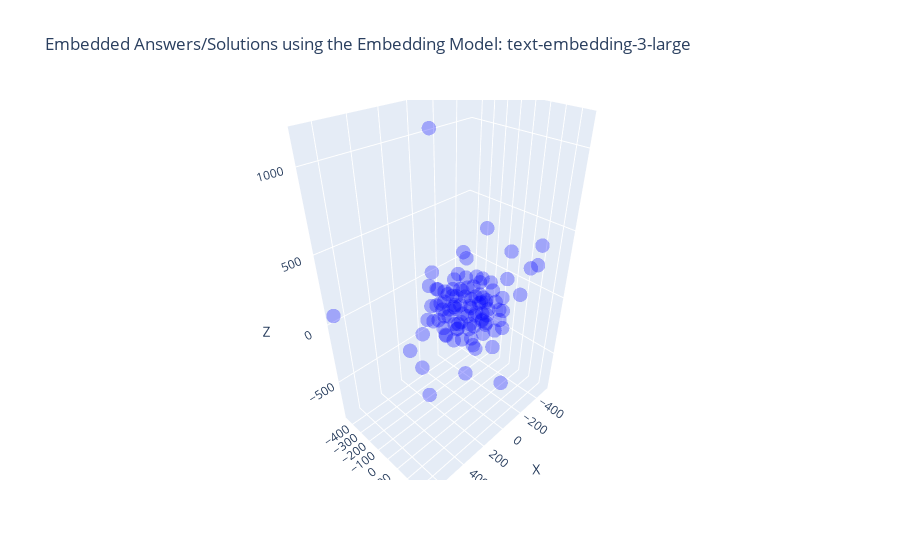

The notebook cell this image was saved under:
### Markdown cell above
### Visualization (3 Dimensions)

### Code cell
import plotly.graph_objects as go

x = [x for x, y, z in reduced_dims]
y = [y for x, y, z in reduced_dims]
z = [z for x, y, z in reduced_dims]

examples = df_visio_3_large["Answers"].tolist()

fig = go.Figure()

fig.add_trace(go.Scatter3d(
    x=x,
    y=y,
    z=z,
    mode='markers',
    text=examples,
    marker=dict(color='blue', opacity=0.3, size=5)
))

fig.update_layout(
    title="Embedded Answers/Solutions using the Embedding Model: text-embedding-3-large",
    scene=dict(
        xaxis_title="X",
        yaxis_title="Y",
        zaxis_title="Z"
    )
)

fig.show()

### Figure 1 — Plotly figure (JSON) as saved in the notebook; plotly's stock layout.template omitted (floating-point values rounded to 4 significant figures)
{"data": [{"marker": {"color": "blue", "opacity": 0.3, "size": 5}, "mode": "markers", "text": ["SAP S/4HANA ist eine Enterprise Resource Planning (ERP)-Suite, die auf der In-Memory-Datenbanktechnologie von SAP HANA basiert.", "Zu den Vorteilen von SAP S/4HANA gehören eine verbesserte Performance, Echtzeitanalysen, vereinfachte Prozesse und eine modernere Benutzeroberfläche.", "Die Hauptunterschiede umfassen die In-Memory-Datenbanktechnologie, die vereinfachten Datenmodelle, die neue Benutzeroberfläche und die Integration von Analysen und Prognosen.", "SAP S/4HANA umfasst Module für Finanzen, Beschaffung, Produktion, Vertrieb, Lagerhaltung und mehr.", "Ja, eine Migration ist erforderlich, da SAP S/4HANA eine neue Architektur und Datenbanktechnologie verwendet.", "Die Dauer kann je nach Unternehmensgröße, Komplexität der Systeme und gewählter Migrationsmethode variieren.", "In-Memory-Technologien ermöglichen eine schnellere Datenverarbeitung und Echtzeitanalysen.", "Beide Optionen sind möglich, und die Entscheidung hängt von den Unternehmensanforderungen ab.", "Die Lizenzierung basiert auf verschiedenen Faktoren wie Nutzeranzahl, Funktionsumfang und Implementierungsmethode.", "Bestehende Entwicklungen müssen möglicherweise angepasst werden, um mit den neuen Datenstrukturen von SAP S/4HANA kompatibel zu sein.", "Einige können weiterverwendet werden, aber viele Anpassungen müssen möglicherweise aktualisiert oder neu entwickelt werden.", "Ja, SAP S/4HANA bietet Funktionen wie SAP Fiori für intuitive Benutzeroberflächen und integrierte Analytics.", "SAP bietet verschiedene Dienstleistungen wie Beratung, Schulungen und Support für S/4HANA-Implementierungen an.", "Machine Learning und künstliche Intelligenz werden für Funktionen wie Predictive Analytics und automatisierte Prozesse in SAP S/4HANA verwendet.", "SAP S/4HANA kann nahtlos mit anderen SAP-Lösungen wie SAP SuccessFactors und SAP Ariba integriert werden.", "Ja, SAP bietet Schulungen und Zertifizierungen für SAP S/4HANA an.", "Ja, SAP S/4HANA kann über APIs und Middleware mit Drittanbieteranwendungen integriert werden.", "SAP bietet einen umfassenden Support für SAP S/4HANA mit regelmäßigen Updates und technischem Support.", "SAP S/4HANA erfordert eine neue Datenbankarchitektur und unterstützt moderne Technologien wie Cloud-Computing und IoT.", "Branchen wie Fertigung, Handel und Dienstleistungen profitieren besonders von den Funktionen und der Leistung von SAP S/4HANA.", "SAP Fieldglass ist eine cloudbasierte Plattform für das Management von externen Arbeitskräften und Dienstleistungsanbietern.", "SAP Fieldglass bietet Funktionen wie Beschaffung, Auftragsmanagement, Lieferantenverwaltung, Abrechnung und Compliance-Management.", "SAP Fieldglass ist für Unternehmen aller Größen und Branchen geeignet, die externe Arbeitskräfte oder Dienstleistungen nutzen.", "Die Nutzung von SAP Fieldglass ermöglicht eine bessere Kontrolle über externe Ressourcen, Kosteneinsparungen, verbesserte Compliance und beschleunigte Beschaffungsprozesse.", "SAP Fieldglass kann nahtlos mit anderen SAP-Produkten wie SAP SuccessFactors und SAP ERP integriert werden.", "SAP Fieldglass spielt eine wichtige Rolle bei der Verwaltung von Auftragnehmern, Freiberuflern und Dienstleistungsanbietern im Rahmen des Talentmanagements.", "Ja, SAP Fieldglass kann mit verschiedenen HR-Systemen und Enterprise-Resource-Planning-Systemen integriert werden.", "SAP Fieldglass erleichtert die Verwaltung von Arbeitsverträgen, Genehmigungsprozessen und Compliance-Anforderungen durch automatisierte Workflows und Dashboards.", "Ja, SAP Fieldglass bietet Funktionen für Compliance- und Risikomanagement wie Überprüfung von Lieferanten, Vertrags- und Rechnungsprüfung sowie Risikobewertung.", "SAP Fieldglass bietet umfassende Berichterstattungs- und Analysefunktionen für Leistungskennzahlen, Ausgabenanalyse und Risikomanagement.", "Ja, SAP Fieldglass ermöglicht die effiziente Verwaltung von globalen Arbeitskräften, Lieferanten und Verträgen.", "Die Implementierung von SAP Fieldglass erfolgt typischerweise durch einen strukturierten Prozess unter Einbeziehung von Beratern und technischem Support.", "Ja, SAP bietet Schulungs- und Zertifizierungsmöglichkeiten für SAP Fieldglass an, um die Benutzerkompetenz zu verbessern.", "Ja, SAP Fieldglass unterstützt benutzerdefinierte Anpassungen und Konfigurationen gemäß den spezifischen Anforderungen des Unternehmens.", "Ja, SAP Fieldglass bietet mobile Anwendungen für die einfache Nutzung und Verwaltung auch unterwegs.", "Die Kostenstruktur für SAP Fieldglass umfasst typischerweise Lizenzgebühren, Implementierungskosten und laufende Servicegebühren basierend auf der Nutzung.", "SAP Fieldglass implementiert Sicherheitsmaßnahmen wie Datenverschlüsselung, Zugriffskontrollen und regelmäßige Sicherheitsaudits.", "Ja, SAP Fieldglass unterstützt mehrsprachige Benutzeroberflächen, um den globalen Einsatz zu erleichtern.", "Ja, SAP Fieldglass bietet Funktionen zur Unterstützung der Einhaltung von Vorschriften wie GDPR und andere Datenschutzbestimmungen.", "SAP Fieldglass bietet umfassenden Support, einschließlich technischem Support, Schulungen und regelmäßigen Updates.", "SAP Enable Now ist eine Lösung für das digitale Lern- und Wissensmanagement, die Schulungen, Leistungssupport und Dokumentationen bereitstellt.", "SAP Enable Now bietet Funktionen wie die Erstellung interaktiver Lerninhalte, Leistungssupporttools, Software-Dokumentationen und Schulungsanalyse.", "SAP Enable Now ist für Unternehmen jeder Größe und Branche geeignet, die Schulungen für Mitarbeiter, Kunden und Partner benötigen.", "Die Nutzung von SAP Enable Now ermöglicht eine effiziente Schulung, verbesserte Produktivität, schnellere Einarbeitung neuer Mitarbeiter und konsistente Wissensvermittlung.", "SAP Enable Now kann nahtlos mit anderen SAP-Produkten wie SAP SuccessFactors und SAP Learning Solution integriert werden.", "SAP Enable Now spielt eine wichtige Rolle bei der Erstellung, Bereitstellung und Verwaltung von Schulungsressourcen für Mitarbeiter und Kunden.", "Ja, SAP Enable Now kann für die Schulung von Endbenutzern in SAP-Anwendungen sowie anderen Unternehmensanwendungen verwendet werden.", "Die Erstellung von Lerninhalten in SAP Enable Now erfolgt über eine benutzerfreundliche Oberfläche mit integrierten Tools für die Aufnahme, Bearbeitung und Veröffentlichung von Schulungsinhalten.", "Ja, SAP Enable Now bietet Funktionen für das Performance-Support wie kontextbezogene Hilfen, Tutorials und Benutzerleitfäden.", "SAP Enable Now unterstützt Schulungsformate wie interaktive Simulationen, Videos, Präsentationen und Online-Kurse.", "Ja, SAP Enable Now ermöglicht die Erstellung von Schulungsmaterial in verschiedenen Sprachen für globale Schulungsinitiativen.", "Die Bereitstellung von Lerninhalten für Benutzer erfolgt über verschiedene Kanäle wie Lernportale, Intranets und mobile Anwendungen.", "Ja, SAP Enable Now bietet Funktionen für Benutzerfeedback und Leistungsanalyse zur kontinuierlichen Verbesserung der Schulungsressourcen.", "Ja, SAP Enable Now kann zur Erstellung von Software-Dokumentationen wie Benutzerhandbüchern, Hilfedateien und Prozessdokumentationen verwendet werden.", "SAP bietet Schulungsressourcen, Schulungen und technischen Support für die Implementierung und Nutzung von SAP Enable Now an.", "Ja, SAP Enable Now kann sowohl als cloudbasierte Lösung als auch als On-Premise-Installation bereitgestellt werden.", "Die Lizenzierung von SAP Enable Now erfolgt typischerweise auf Basis der Anzahl der Benutzer oder der Nutzungsdauer.", "Ja, SAP Enable Now bietet Funktionen für die Verwaltung von Lernressourcen, Benutzerzugriff und Schulungsplanung an.", "Ja, SAP Enable Now unterstützt die Integration mit gängigen Learning-Management-Systemen (LMS) zur nahtlosen Schulungsverwaltung.", "SAP bietet umfassenden Support und regelmäßige Wartung für SAP Enable Now, einschließlich technischem Support, Schulungen und Updates.", "SAP Concur ist eine cloudbasierte Lösung für das Reise- und Ausgabenmanagement, die Unternehmen dabei unterstützt, Reisekosten zu verfolgen, Ausgaben zu kontrollieren und Compliance sicherzustellen.", "SAP Concur bietet Dienste wie Reisebuchung, Spesenabrechnung, Ausgabenmanagement, Reiserichtlinien-Compliance und Analyse von Reiseausgaben an.", "SAP Concur ist für Unternehmen jeder Größe und Branche geeignet, die Reise- und Ausgabenmanagementlösungen benötigen.", "Die Nutzung von SAP Concur ermöglicht eine effizientere Verwaltung von Reisen und Ausgaben, bessere Kontrolle über Ausgaben, Einhaltung von Reiserichtlinien und schnellere Erstattung von Spesen.", "SAP Concur kann nahtlos mit anderen SAP-Produkten wie SAP ERP und SAP SuccessFactors integriert werden, um eine ganzheitliche Lösung für das Unternehmensmanagement zu bieten.", "SAP Concur spielt eine wichtige Rolle bei der Vereinfachung und Automatisierung von Prozessen rund um das Reise- und Ausgabenmanagement, einschließlich Reisebuchungen, Spesenabrechnungen und Compliance.", "Ja, SAP Concur kann Reiserichtlinien und Compliance-Regeln durch automatisierte Richtlinienprüfungen und Warnungen durchsetzen.", "Ja, SAP Concur bietet Funktionen für die Automatisierung von Ausgabenabrechnungen durch Erfassung von Ausgaben, Zuweisung von Kosten und Genehmigung von Ausgaben.", "Ja, SAP Concur unterstützt die Verwaltung von Reisebuchungen und Reiseplänen durch Integration mit Reiseanbietern und -plattformen.", "Die Einreichung von Spesenberichten in SAP Concur erfolgt über eine benutzerfreundliche Oberfläche mit Optionen für die Erfassung von Ausgaben, Beifügen von Belegen und Zuordnung von Kosten.", "Ja, SAP Concur bietet Funktionen für die Genehmigung von Reiseanträgen durch Vorgesetzte oder entsprechende Genehmigungsinstanzen.", "Ja, SAP Concur kann Kreditkartentransaktionen integrieren und verfolgen, um Ausgaben automatisch zu erfassen und in Spesenberichte einzubeziehen.", "SAP Concur bietet verschiedene Berichterstattungs- und Analysefunktionen für Reiseausgaben, Budgetvergleiche und Ausgabenkategorien.", "Ja, SAP Concur bietet Funktionen für die Einhaltung von Steuervorschriften und Vorschriften durch automatische Steuerberechnungen und -abzüge.", "Ja, SAP Concur kann für die Verwaltung von Firmenkarten und Reisebudgets verwendet werden, um Ausgaben zu überwachen und Budgets einzuhalten.", "SAP bietet Schulungsressourcen, Schulungen und technischen Support für die Implementierung und Nutzung von SAP Concur an.", "Ja, SAP Concur ist eine cloudbasierte Lösung, die über das Internet zugänglich ist.", "Die Lizenzierung von SAP Concur erfolgt typischerweise auf Basis der Anzahl der Benutzer oder der Nutzungsdauer.", "Ja, SAP Concur bietet Funktionen für die Reisebuchung und -planung über Integration mit Reiseanbietern und -plattformen an.", "SAP bietet umfassenden Support und regelmäßige Wartung für SAP Concur, einschließlich technischem Support, Schulungen und Updates.", "SAP SuccessFactors ist eine cloudbasierte Lösung für das Human Capital Management (HCM), die Funktionen wie Personalverwaltung, Talentmanagement, Leistungsmanagement, Mitarbeiterentwicklung und Analyse bietet.", "SAP SuccessFactors bietet Funktionen wie Personalverwaltung, Rekrutierung, Onboarding, Leistungsmanagement, Mitarbeiterentwicklung, Vergütungsmanagement und Analyse.", "SAP SuccessFactors ist für Unternehmen jeder Größe und Branche geeignet, die eine moderne und umfassende Lösung für das Personalmanagement suchen.", "Die Nutzung von SAP SuccessFactors ermöglicht eine effiziente Verwaltung von Personalressourcen, bessere Mitarbeiterentwicklung, höhere Mitarbeiterbindung und bessere Geschäftsergebnisse.", "SAP SuccessFactors kann nahtlos mit anderen SAP-Produkten wie SAP ERP und SAP Concur integriert werden, um eine ganzheitliche Lösung für das Unternehmensmanagement zu bieten.", "SAP SuccessFactors spielt eine wichtige Rolle bei der Verwaltung des gesamten Mitarbeiterlebenszyklus, von der Rekrutierung bis zur Pensionierung, und unterstützt Unternehmen dabei, talentierte Mitarbeiter zu identifizieren, zu entwickeln und zu binden.", "Ja, SAP SuccessFactors bietet Funktionen für die Rekrutierung von Mitarbeitern, einschließlich Stellenanzeigen, Bewerbungsmanagement und Einstellungsprozessen.", "Ja, SAP SuccessFactors bietet Funktionen für das Leistungsmanagement, einschließlich Zielsetzung, Leistungsbeurteilung und Belohnungsmanagement.", "Ja, SAP SuccessFactors unterstützt die Mitarbeiterentwicklung und Schulung durch Funktionen wie Lernmanagement, Karriereentwicklung und individuelle Entwicklungspläne.", "Die Durchführung von Mitarbeiterbewertungen in SAP SuccessFactors erfolgt durch automatisierte Workflows, Zielsetzungsgespräche und kontinuierliches Feedback zwischen Mitarbeitern und Vorgesetzten.", "Ja, SAP SuccessFactors bietet Funktionen für die Verwaltung von Vergütungen und Belohnungen, einschließlich Gehaltsabrechnung, Bonussystemen und Zusatzleistungen.", "Ja, SAP SuccessFactors kann die Einhaltung von Compliance- und HR-Richtlinien durch automatisierte Prozesse, Compliance-Prüfungen und Berichterstattung unterstützen.", "SAP SuccessFactors bietet verschiedene Berichterstattungs- und Analysefunktionen für Personalanalysen, Leistungskennzahlen und Talentmanagement.", "Ja, SAP SuccessFactors bietet Funktionen für das Mitarbeiterengagement und die Mitarbeiterbindung, einschließlich Mitarbeiterumfragen, Feedbacksystemen und Anerkennungsprogrammen.", "Ja, SAP SuccessFactors kann für die Nachfolgeplanung und Talententwicklung verwendet werden, um talentierte Mitarbeiter zu identifizieren und deren Entwicklung zu fördern.", "SAP bietet Schulungsressourcen, Schulungen und technischen Support für die Implementierung und Nutzung von SAP SuccessFactors an.", "Ja, SAP SuccessFactors ist eine cloudbasierte Lösung, die über das Internet zugänglich ist.", "Die Lizenzierung von SAP SuccessFactors erfolgt typischerweise auf Basis der Anzahl der Benutzer oder der Nutzungsdauer.", "Ja, SAP SuccessFactors bietet Funktionen für die Arbeitszeitverwaltung und -planung, einschließlich Schichtplanung, Urlaubsverwaltung und Zeiterfassung.", "SAP bietet umfassenden Support und regelmäßige Wartung für SAP SuccessFactors, einschließlich technischem Support, Schulungen und Updates."], "type": "scatter3d", "x": [-217.5, -175.9, 244.9, 95.72, 128.5, 133.7, 77.68, 193.4, 152.5, -100.0, 96.54, 118.2, -119.9, -137.3, 167.8, 63.14, -111.1, 174.1, 162.5, 160.3, 14.65, -108.7, -184.3, -156.1, -504.9, -124.6, -91.53, -195.0, 193.7, -39.63, -110.8, 420.9, -63.5, -233.2, -70.22, -125.7, -187.4, 73.33, -206.2, 12.68, -252.9, -75.01, 215.9, 133.1, 142.3, 72.37, 185.8, -39.2, -140.0, -138.8, -150.6, 106.9, -242.6, -148.6, 43.81, 108.6, 24.31, -289.1, 238.6, 131.6, 74.35, -38.23, -36.05, 248.4, -87.77, -10.14, 25.12, -113.1, -4.768, -55.3, -4.169, -6.61, 44.83, -12.57, -349.2, 686.9, -87.68, 88.54, -38.36, -412.6, 21.64, 28.61, 0.2363, -171.4, 31.79, -20.5, 50.54, -201.1, -242.2, 13.24, -4.409, 110.3, 41.53, 67.96, 17.26, 94.65, -140.1, -56.75, -12.29, -64.68], "y": [14.82, -41.56, -98.82, -101.7, 25.97, -30.58, -194.4, -9.087, -28.21, 226.8, -241.9, -147.2, -116.7, 11.98, -145.4, 29.37, -21.61, 62.42, -49.22, -137.4, 7.936, 50.16, -14.49, 58.99, 189.5, -124.9, -37.95, -113.9, 108.8, 5.263, -57.05, -72.48, 116.9, -353.2, 30.0, 64.01, 23.19, 235.1, -67.55, 254.9, -73.37, -162.6, 65.3, -162.7, 144.4, 134.2, -174.0, -104.4, 224.5, 162.3, 355.0, 67.37, 102.2, -212.5, -59.21, 109.7, -173.5, 311.5, -179.5, 170.8, -352.3, 44.39, 209.2, 6.365, 256.2, -117.2, -49.41, 121.3, 107.2, -41.65, -266.8, 231.7, 71.39, 83.11, 49.98, -458.7, 229.9, -98.3, 129.1, 123.2, 155.3, -167.1, 80.08, 146.7, -23.07, -338.9, 77.34, -448.9, -59.07, -17.75, -113.1, 62.04, -10.63, 182.1, 168.1, -63.92, -163.5, 30.15, -96.55, -183.6], "z": [104.9, 98.41, -12.26, 50.96, 109.6, 165.2, -38.56, -55.57, -155.9, -89.04, 104.5, 137.1, 127.4, 172.0, 30.24, -208.8, -227.5, -124.8, 52.28, -93.53, 386.7, -125.1, -17.16, -60.02, 336.4, -34.36, 6.597, 20.16, 6.006, -152.0, -87.25, -140.8, -104.7, -202.5, -55.36, 32.65, -148.5, 58.98, -103.1, -26.14, -222.5, -132.5, 145.8, 1132.0, 97.17, -184.8, -805.1, -212.0, -621.9, 1.335, 398.2, 224.9, 10.94, -382.5, -139.6, -430.4, -148.9, 338.5, -489.4, -68.41, -388.1, 97.62, 143.9, 49.08, 493.5, 164.5, 253.9, 145.3, 163.3, 115.6, 15.0, -189.7, 80.61, -303.0, 85.47, 65.78, 57.05, -229.5, 95.51, -39.53, -1.153, 63.8, -13.67, -110.2, 155.3, 111.3, -97.67, -304.1, 466.5, -45.93, -52.65, -13.8, 42.3, 181.3, -101.4, -47.98, 292.7, 233.1, 41.3, 28.57]}], "layout": {"scene": {"xaxis": {"title": {"text": "X"}}, "yaxis": {"title": {"text": "Y"}}, "zaxis": {"title": {"text": "Z"}}}, "title": {"text": "Embedded Answers/Solutions using the Embedding Model: text-embedding-3-large"}}}
